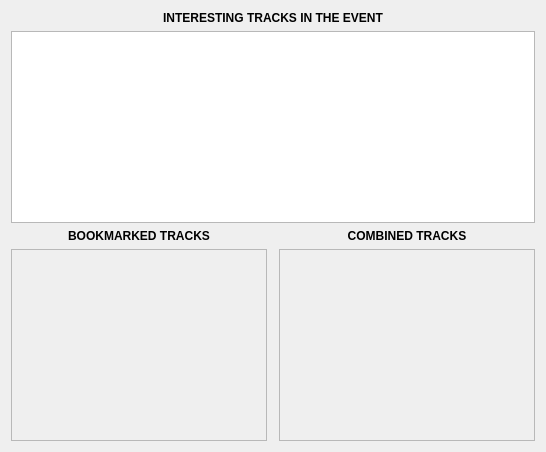
        <widget class="QWidget" name="page_4">
         <layout class="QVBoxLayout" name="verticalLayout_5">
          <item>
           <widget class="QLabel" name="label_3">
            <property name="enabled">
             <bool>true</bool>
            </property>
            <property name="sizePolicy">
             <sizepolicy hsizetype="Expanding" vsizetype="Preferred">
              <horstretch>0</horstretch>
              <verstretch>0</verstretch>
             </sizepolicy>
            </property>
            <property name="font">
             <font>
              <weight>75</weight>
              <bold>true</bold>
             </font>
            </property>
            <property name="styleSheet">
             <string notr="true"/>
            </property>
            <property name="text">
             <string>INTERESTING TRACKS IN THE EVENT</string>
            </property>
            <property name="alignment">
             <set>Qt::AlignCenter</set>
            </property>
           </widget>
          </item>
          <item>
           <widget class="QTableView" name="interestingTracksTable">
            <property name="sizePolicy">
             <sizepolicy hsizetype="Expanding" vsizetype="Fixed">
              <horstretch>0</horstretch>
              <verstretch>0</verstretch>
             </sizepolicy>
            </property>
            <property name="sortingEnabled">
             <bool>true</bool>
            </property>
            <property name="cornerButtonEnabled">
             <bool>false</bool>
            </property>
           </widget>
          </item>
          <item>
           <layout class="QHBoxLayout" name="horizontalLayout_6"/>
          </item>
          <item>
           <layout class="QHBoxLayout" name="horizontalLayout_5">
            <property name="spacing">
             <number>12</number>
            </property>
            <property name="sizeConstraint">
             <enum>QLayout::SetMaximumSize</enum>
            </property>
            <item>
             <widget class="QLabel" name="label_2">
              <property name="sizePolicy">
               <sizepolicy hsizetype="Expanding" vsizetype="Preferred">
                <horstretch>0</horstretch>
                <verstretch>0</verstretch>
               </sizepolicy>
              </property>
              <property name="font">
               <font>
                <weight>75</weight>
                <bold>true</bold>
               </font>
              </property>
              <property name="styleSheet">
               <string notr="true"/>
              </property>
              <property name="text">
               <string>BOOKMARKED TRACKS</string>
              </property>
              <property name="alignment">
               <set>Qt::AlignCenter</set>
              </property>
             </widget>
            </item>
            <item>
             <widget class="QLabel" name="label">
              <property name="sizePolicy">
               <sizepolicy hsizetype="Expanding" vsizetype="Preferred">
                <horstretch>0</horstretch>
                <verstretch>0</verstretch>
               </sizepolicy>
              </property>
              <property name="font">
               <font>
                <weight>75</weight>
                <bold>true</bold>
               </font>
              </property>
              <property name="styleSheet">
               <string notr="true"/>
              </property>
              <property name="text">
               <string>COMBINED TRACKS</string>
              </property>
              <property name="alignment">
               <set>Qt::AlignCenter</set>
              </property>
             </widget>
            </item>
           </layout>
          </item>
          <item>
           <layout class="QHBoxLayout" name="horizontalLayout_3">
            <property name="spacing">
             <number>12</number>
            </property>
            <property name="sizeConstraint">
             <enum>QLayout::SetFixedSize</enum>
            </property>
            <property name="topMargin">
             <number>0</number>
            </property>
            <item>
             <widget class="QTableView" name="detailedSelectedTracksTable">
              <property name="enabled">
               <bool>false</bool>
              </property>
              <property name="sortingEnabled">
               <bool>true</bool>
              </property>
              <property name="wordWrap">
               <bool>false</bool>
              </property>
              <property name="columnCount" stdset="0">
               <number>3</number>
              </property>
              <property name="rowCount" stdset="0">
               <number>0</number>
              </property>
             </widget>
            </item>
            <item>
             <widget class="QTableView" name="detailedCombinedTracksTable">
              <property name="enabled">
               <bool>false</bool>
              </property>
              <property name="sortingEnabled">
               <bool>true</bool>
              </property>
             </widget>
            </item>
           </layout>
          </item>
         </layout>
        </widget>
